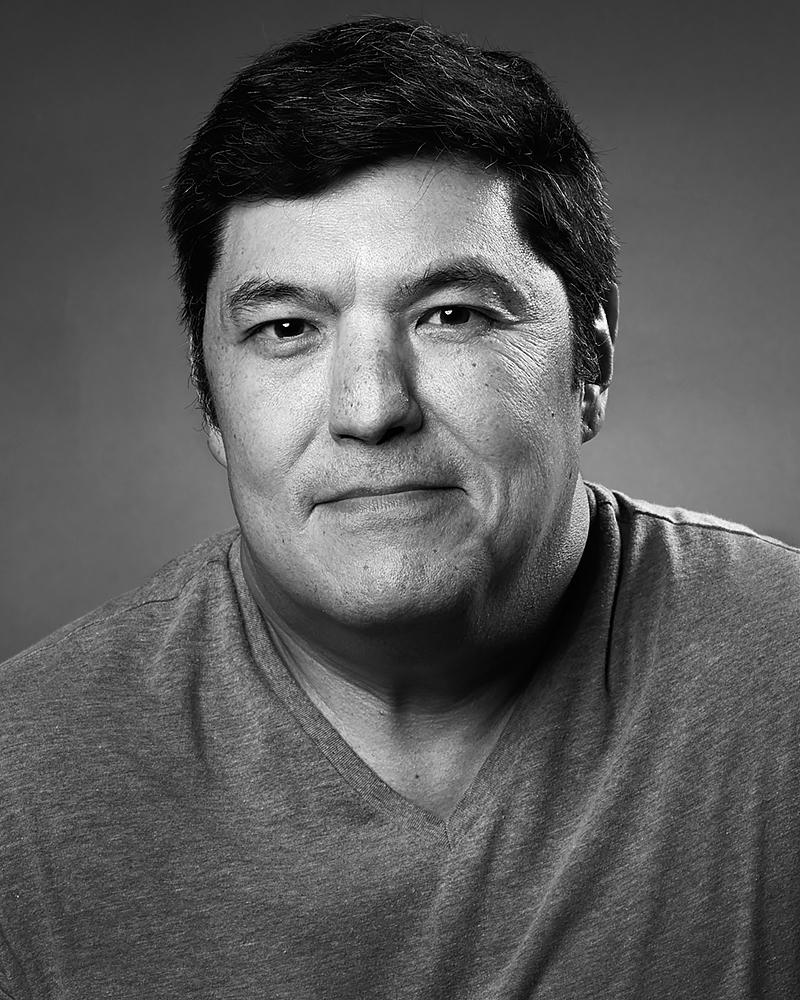
#> input picture ASSESSMENT Tools/CO 1/AT1/image2.jpg, 800 x 1000 px
$ python AT1.2.py
#> lines starting #> are read from the running program, lines starting #| are printed output that depends on the picture
import cv2
import matplotlib.pyplot as plt

# Read grayscale image
img = cv2.imread("image2.jpg", 0)
#> img is the input picture: shape (1000, 800); min 0, max 255, mean 89.6

# Apply thermal color map
thermal = cv2.applyColorMap(img, cv2.COLORMAP_JET)
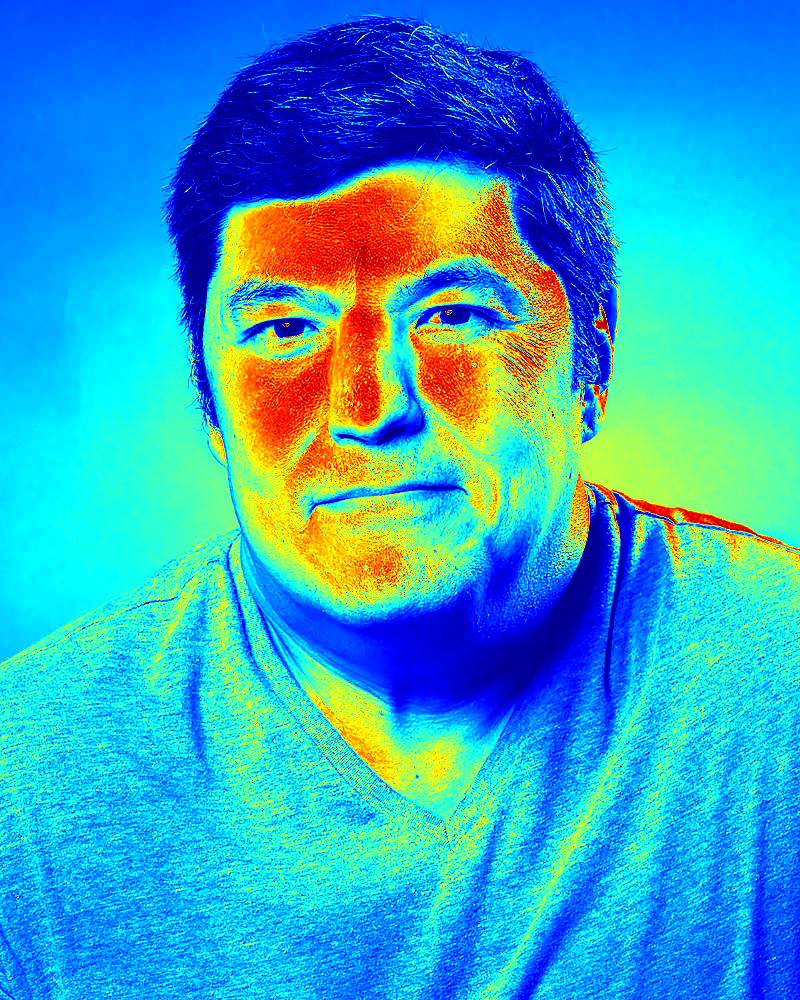
#> thermal: shape (1000, 800, 3); mean B, G, R 200.4, 166.6, 47.5

# Display
plt.figure(figsize=(10,5))

plt.subplot(1,2,1)
plt.imshow(img, cmap="gray")
plt.title("Original Image")
plt.axis("off")

plt.subplot(1,2,2)
plt.imshow(cv2.cvtColor(thermal, cv2.COLOR_BGR2RGB))
plt.title("Thermal Image")
plt.axis("off")

plt.show()
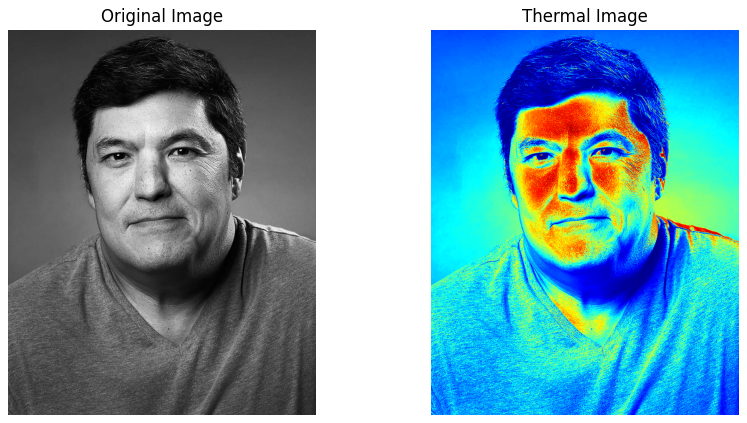
#> figure drawn by matplotlib, 2 panels

$ run again, with ASSESSMENT Tools/CO 1/AT1/image3.jpg copied over ASSESSMENT Tools/CO 1/AT1/image2.jpg
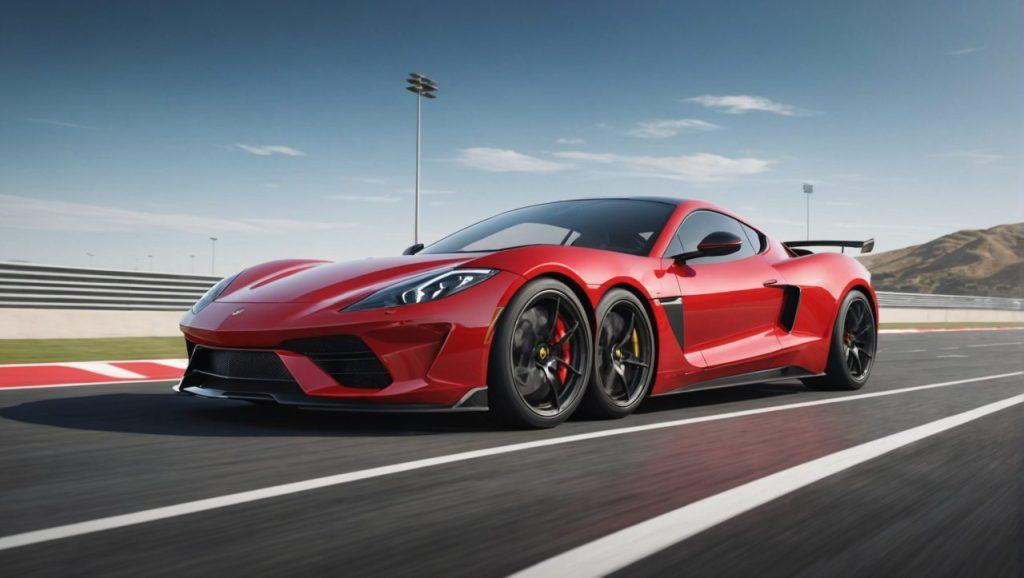
#> input picture ASSESSMENT Tools/CO 1/AT1/image3.jpg, 1024 x 578 px
#> `thermal = cv2.applyColorMap(img, cv2.COLORMAP_JET)`:
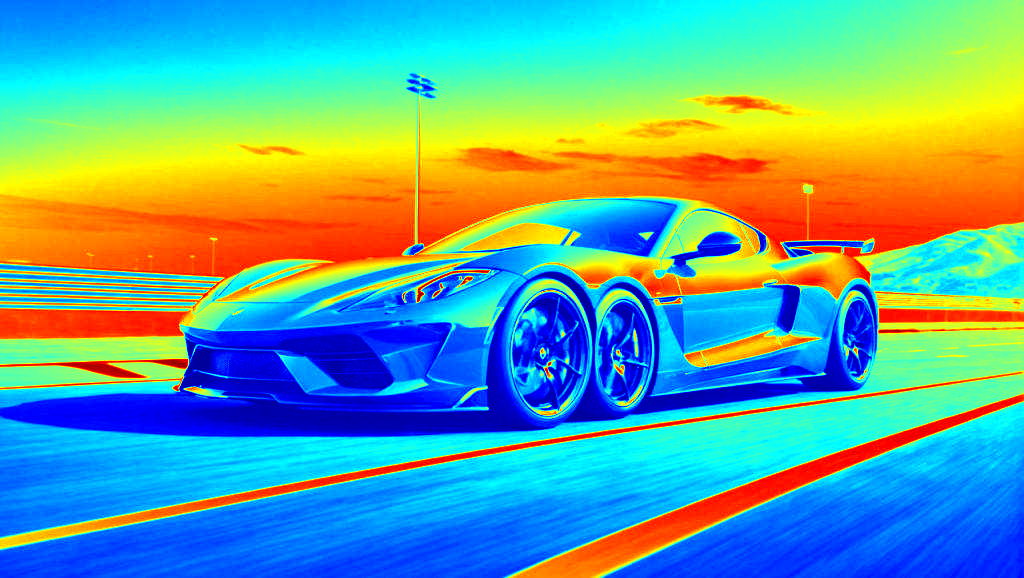
#> thermal: shape (578, 1024, 3); mean B, G, R 154.2, 163.6, 97.7
#> `plt.show()`:
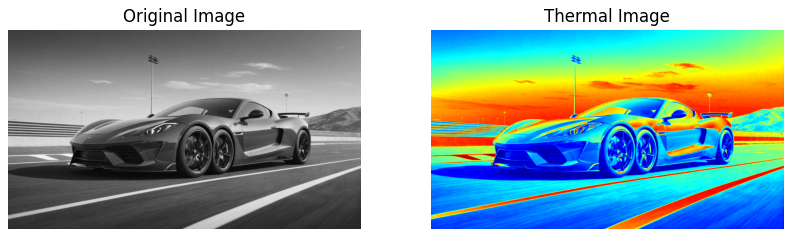
#> figure drawn by matplotlib, 2 panels

$ run again, with ASSESSMENT Tools/CO 1/AT1/image.jpg copied over ASSESSMENT Tools/CO 1/AT1/image2.jpg
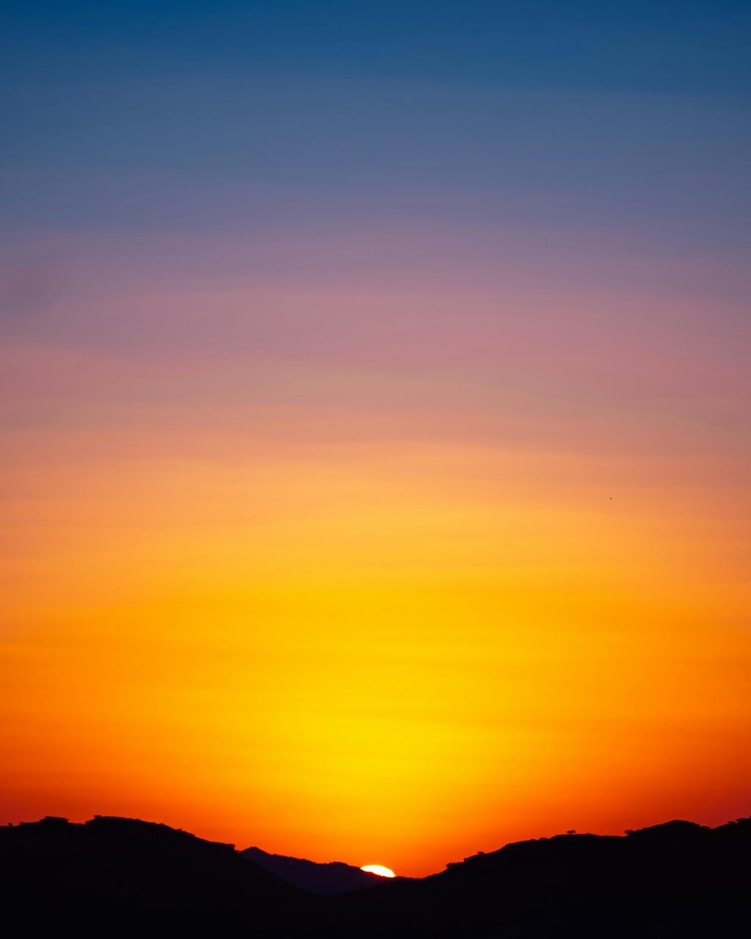
#> input picture ASSESSMENT Tools/CO 1/AT1/image.jpg, 751 x 939 px, shrunk from 1024 x 1280 before the run
#> `thermal = cv2.applyColorMap(img, cv2.COLORMAP_JET)`:
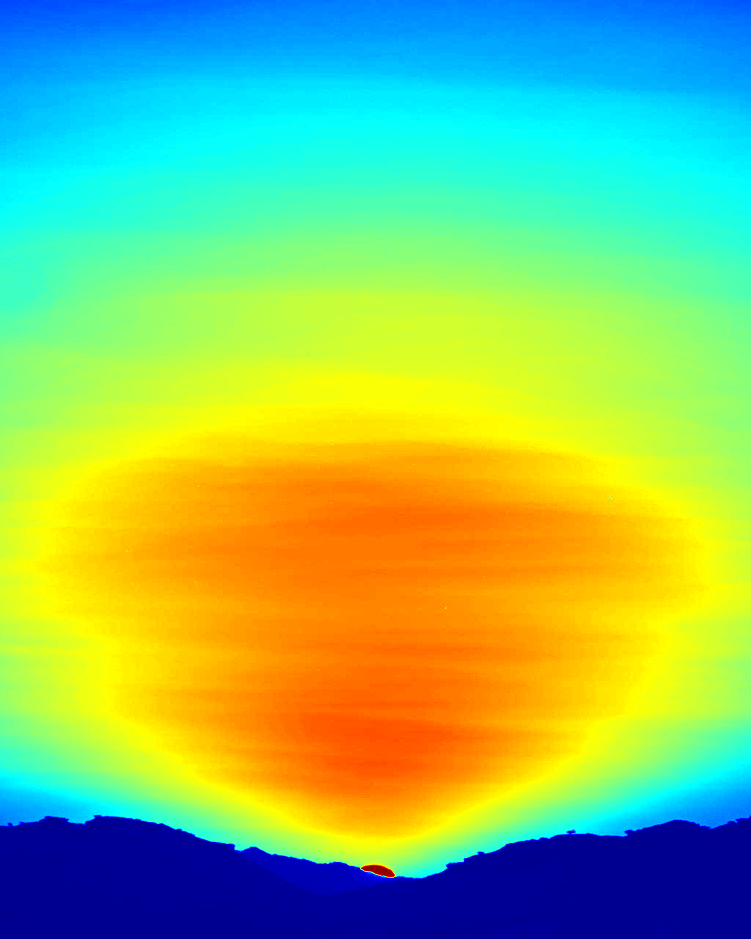
#> thermal: shape (939, 751, 3); mean B, G, R 107.6, 191.9, 136.8
#> `plt.show()`:
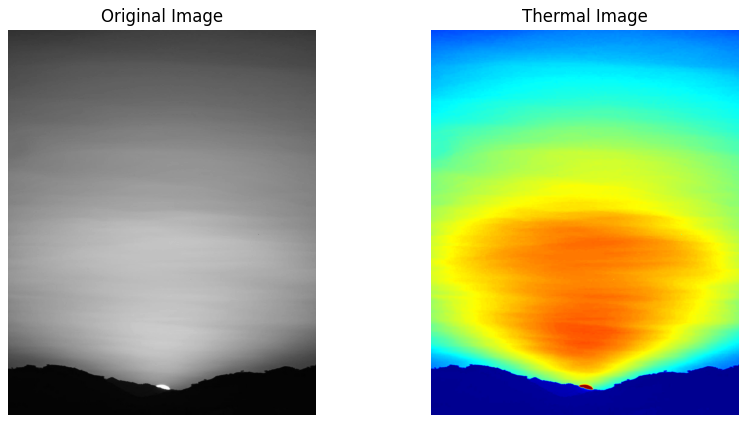
#> figure drawn by matplotlib, 2 panels
